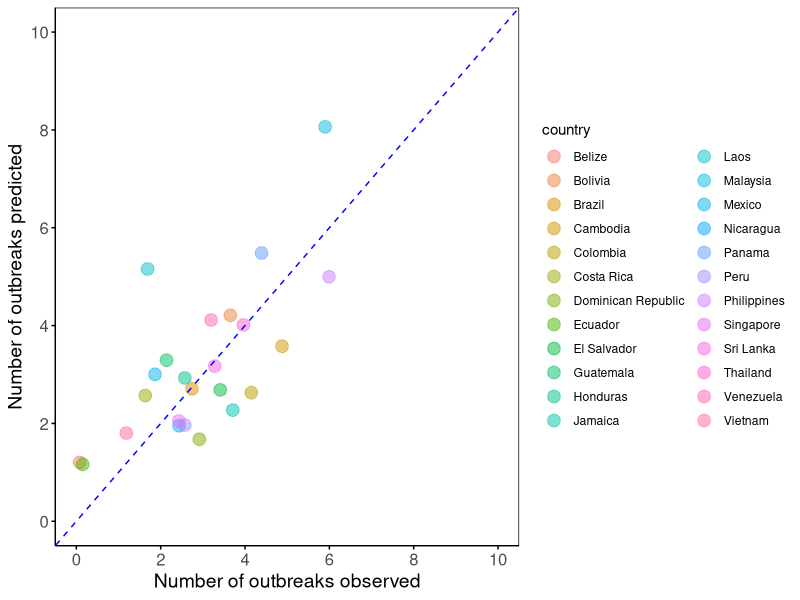
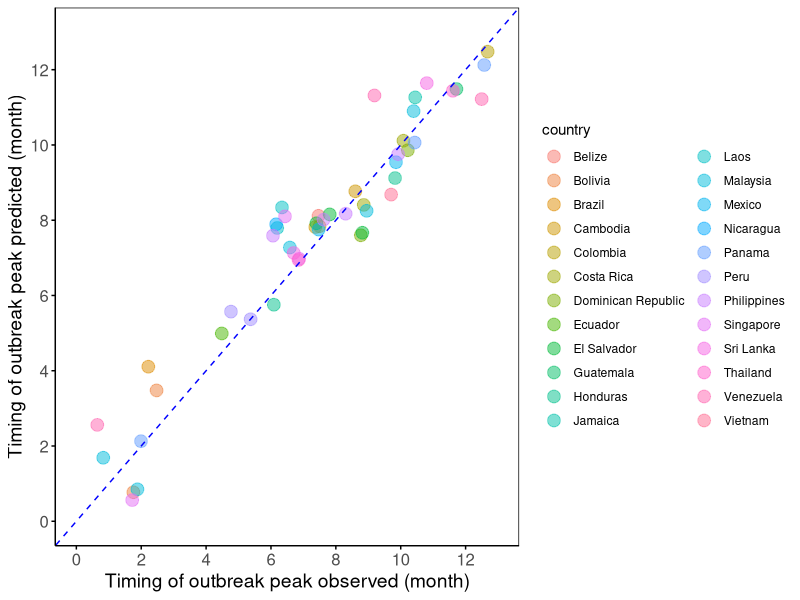
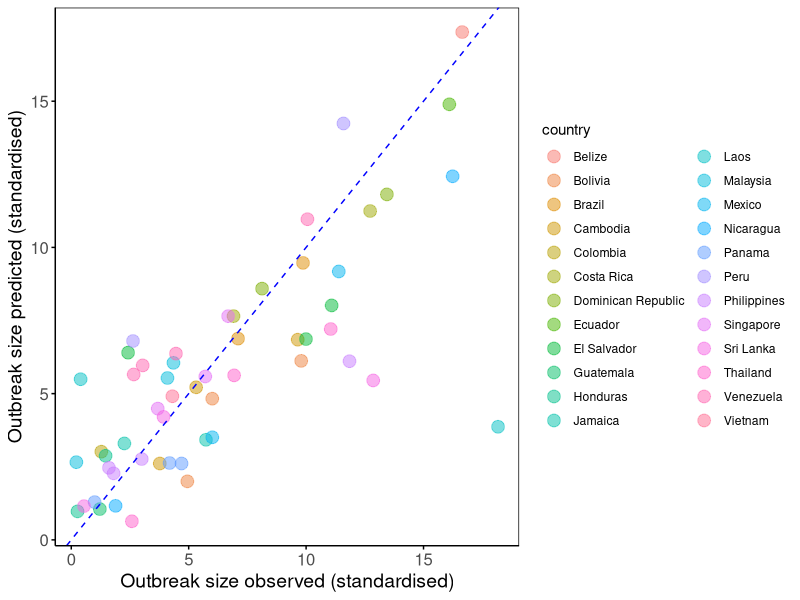

These figures' R source, in order:
## ---- chunk 1
library(ggplot2)
calculate_r_squared <- function(observed, predicted) {
  summary(lm(predicted ~ observed, data =best_data))$r.squared
}

# Fig_4D
best_data <- read.csv("02_output/05_Fig_4D_all_residual_number.csv")
p1<-ggplot(best_data, aes(x = max_outbreak_obs, y = max_outbreak_pre, color = country)) +
    geom_point(position = position_jitter(width = 1, height = 0.5), size = 4, alpha = 0.5) +
    geom_abline(intercept = 0, slope = 1, linetype = "dashed", color = "blue") +
    labs(x = "Number of outbreaks observed", y = "Number of outbreaks predicted") +
    theme_minimal() +
    theme(
        panel.grid = element_blank(), 
        panel.background = element_rect(fill = "white"),  
        axis.title = element_text(size = 14),  
        axis.text = element_text(size = 12),   
        axis.ticks = element_line(size = 0.5),  
        axis.line = element_line(size = 0.5)    
    ) +
    scale_x_continuous(limits = c(0, 10), breaks = seq(0, 10, by = 2)) +  
    scale_y_continuous(limits = c(0, 10), breaks = seq(0, 10, by = 2))
r_squared_outbreaks <- calculate_r_squared(best_data$max_outbreak_obs, best_data$max_outbreak_pre)
cat("R-squared for Outbreaks: ", r_squared_outbreaks, "\n")

ggsave("02_output/Fig.4D_Number of outbreaks_withiobw.pdf", p1, width = 8, height = 6)

# Fig_4E
best_data <- read.csv("02_output/06_Fig_4E_all_residual_timing.csv")
p2<-ggplot(best_data, aes(x = peak_months_obs, y = peak_months_pre, color = country)) +
  #
  # The function position_jitter adds random noise to this plot, making it easier to read.
  # Here we jittered data points to reveal overlapping points. 
  #
  geom_point(position = position_jitter(width = 1, height = 0.5), size = 4, alpha = 0.5) + 
  geom_abline(intercept = 0, slope = 1, linetype = "dashed", color = "blue") +
  labs(x = "Timing of outbreak peak observed (month)", y = "Timing of outbreak peak predicted (month)") +
  theme_minimal() +
  theme(
    panel.grid = element_blank(),  
    panel.background = element_rect(fill = "white"),  
    axis.title = element_text(size = 14),  
    axis.text = element_text(size = 12),   
    axis.ticks = element_line(size = 0.5),  
    axis.line = element_line(size = 0.5)    
  ) +
  scale_x_continuous(limits = c(0, 13), breaks = seq(0, 12, by = 2)) +  
  scale_y_continuous(limits = c(0, 13), breaks = seq(0, 12, by = 2))
# r2
r_squared_peak_months <- calculate_r_squared(best_data$peak_months_obs, best_data$peak_months_pre)
cat("R-squared for Outbreak peak months: ", r_squared_peak_months, "\n")

ggsave("02_output/Fig.4E_Timing of outbreak peak_withiobw.pdf", p2, width = 8, height = 6)

# Fig_4F
best_data <- read.csv("02_output/07_Fig_4F_all_residual_outbreaksize.csv")
p3<-ggplot(best_data, aes(x = outbreak_size_obs, y = outbreak_size_pre, color = country)) +
    geom_point(position = position_jitter(width = 1, height = 0.5), size = 4, alpha = 0.5) + 
    geom_abline(intercept = 0, slope = 1, linetype = "dashed", color = "blue") +
    labs(x = "Outbreak size observed (standardised)", y = "Outbreak size predicted (standardised)") +
    theme_minimal() +
    theme(
        panel.grid = element_blank(),  
        panel.background = element_rect(fill = "white"),  
        axis.title = element_text(size = 14),  
        axis.text = element_text(size = 12),   
        axis.ticks = element_line(size = 0.5), 
        axis.line = element_line(size = 0.5)    
    ) 
r_squared_outbreak_size <- calculate_r_squared(best_data$outbreak_size_obs, best_data$outbreak_size_pre)
cat("R-squared for Outbreak Size: ", r_squared_outbreak_size, "\n")

ggsave("02_output/Fig.4F_Outbreak size_withiobw.pdf", p3, width = 8, height = 6)

